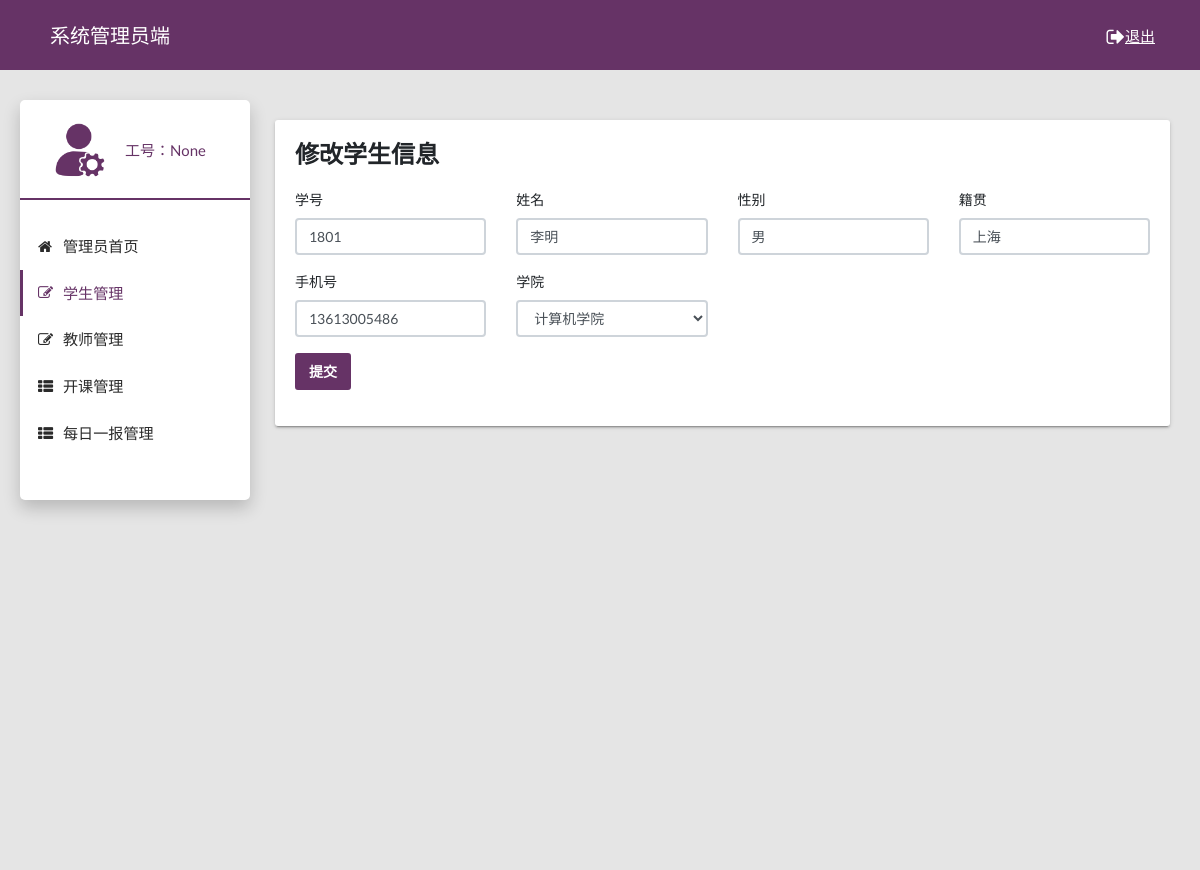
Screenshot of /admin_mod_student/?xh=1801&isdel=0 with the database file from the repository.
### system/models.py (models this page shows)
class student(models.Model):
  xh = models.CharField(primary_key=True, max_length=6)
  xm = models.CharField(max_length=8)
  xb = models.CharField(max_length=4)
  csrq = models.DateField(max_length=12)
  jg = models.CharField(max_length=12)
  sjhm = models.CharField(max_length=8)
  yxh = models.ForeignKey(to = department, on_delete=models.CASCADE)
  pwd = models.CharField(max_length=6)

### system/views.py (the view)
# urls.py: path('admin_mod_student/', views.admin_mod_student),
def admin_mod_student(request):
  gh = request.session.get('number')
  xh = request.GET.get('xh')
  isdel = request.GET.get('isdel')
  student_info = models.student.objects.filter(xh=xh).first()
  if (int(isdel) == 1):
    models.student.objects.filter(xh=xh).delete()
    return redirect('/admin_edit_student/')
  else:
    if request.method == 'POST':
      department = models.department.objects.filter(yxh=student_info.yxh_id).first()
      print(department.mc, type(department.mc))
      xm = request.POST.get('xm')
      xb = request.POST.get('xb')
      csrq = request.POST.get('csrq')
      jg = request.POST.get('jg')
      sjhm = request.POST.get('sjhm')
      yxh = request.POST.get('mc')
      if not yxh:
        yxh = student_info.yxh_id
      models.student.objects.filter(xh=xh).update(xm=xm,xb=xb,jg=jg,sjhm=sjhm,yxh_id=yxh,pwd = 'student')
      return redirect('/admin_edit_student/')
  return render(request, 'admin_mod_student.html', context={'xm':student_info.xm,'xh':student_info.xh,
                                                         'jg':student_info.jg,'sjhm':student_info.sjhm,
                                                         'csrq':student_info.csrq,'xb':student_info.xb,
                                                         'yxh':student_info.yxh_id,'gh':gh})

### system/templates/admin_mod_student.html (shortened to what this page needs)
<!DOCTYPE html>
{% load static %}
<html lang="en">
  <head>
    <link rel="stylesheet" type="text/css" href="{% static "css/main.css" %}">
    <link rel="stylesheet" type="text/css" href="https://maxcdn.bootstrapcdn.com/font-awesome/4.7.0/css/font-awesome.min.css">
  </head>
  <body class="app sidebar-mini" style="background-color: #E5E5E5">
    <header class="app-header">
        <p class="nav-title">系统管理员端</p><a class="logout" href="/logout/"><i class="fa fa-sign-out fa-lg"></i>退出</a>
    </header>
    <aside class="app-sidebar">
      <div class="app-sidebar__user">
        <img style="height:60px;margin-right:15px;" src="{% static "images/guanliyuan.png" %}" alt="User Image">
        <div>
          <p class="app-sidebar__user-designation">工号：{{gh}}</p>
        </div>
      </div>
         <div class="divider"></div>
           <ul class="app-menu">
               <li><a class="app-menu__item " href="/admin_index/"><i class="app-menu__icon fa fa-home"></i><span class="app-menu__label">管理员首页</span></a></li>
               <li><a class="app-menu__item   active" href="/admin_edit_student/"><i class="app-menu__icon fa fa-edit"></i><span class="app-menu__label">学生管理</span></a></li>
               <li><a class="app-menu__item " href="/admin_edit_teacher/"><i class="app-menu__icon fa fa-edit"></i><span class="app-menu__label">教师管理</span></a></li>
               <li><a class="app-menu__item" href="/admin_edit_course/"><i class="app-menu__icon fa fa-th-list"></i><span class="app-menu__label">开课管理</span></a></li>
               <li><a class="app-menu__item" href="/admin_daily_post/"><i class="app-menu__icon fa fa-th-list"></i><span class="app-menu__label">每日一报管理</span></a></li>
           </ul>
    </aside>
    <main class="app-content">
      <div class="col-md-12">
          <div class="tile">
            <h3 class="tile-title">修改学生信息</h3>
              <div class="table-responsive">
              <table class="table">
                <tbody>
                  <tr>
                        <form class="row" method="POST">
                        <div class="row">
                        <div class="form-group col-md-3">
                            <label class="control-label">学号</label>
                              <input class="form-control"type="text"  value="{{xh}}"  name="xh" >
                        </div>
                        <div class="form-group col-md-3">
                            <label class="control-label">姓名</label>
                              <input class="form-control"type="text"  value="{{xm}}" name="xm" >
                        </div>
                        <div class="form-group col-md-3">
                            <label class="control-label">性别</label>
                              <input class="form-control" type="text"value="{{xb}}" name="xb" >
                        </div>
                        <div class="form-group col-md-3">
                            <label class="control-label">籍贯</label>
                              <input class="form-control" type="text" value="{{jg}}"name="jg" >
                        </div>
                        <div class="form-group col-md-3">
                            <label class="control-label">手机号</label>
                              <input class="form-control" type="text" value="{{sjhm}}"name="sjhm" >
                        </div>
                          <div class="form-group col-md-3" >
                            <label for="jsxh">学院</label>
                            <select id="jsxy" class="form-control" name="mc">
                                <option value="01">计算机学院</option>
                            </select>
                        </div>
                        </div>
                          <button class="btn btn-primary " ></i>提交</button>
                    </form>
                  </tr>
                </tbody>
              </table>
            </div>
          </div>
        </div>
    </main>
  </body>
</html>

### rows the page displays
student: xh "1801", xm "李明", jg "上海", sjhm "13613005486"

### other values shown
{{ gh }} "None"
